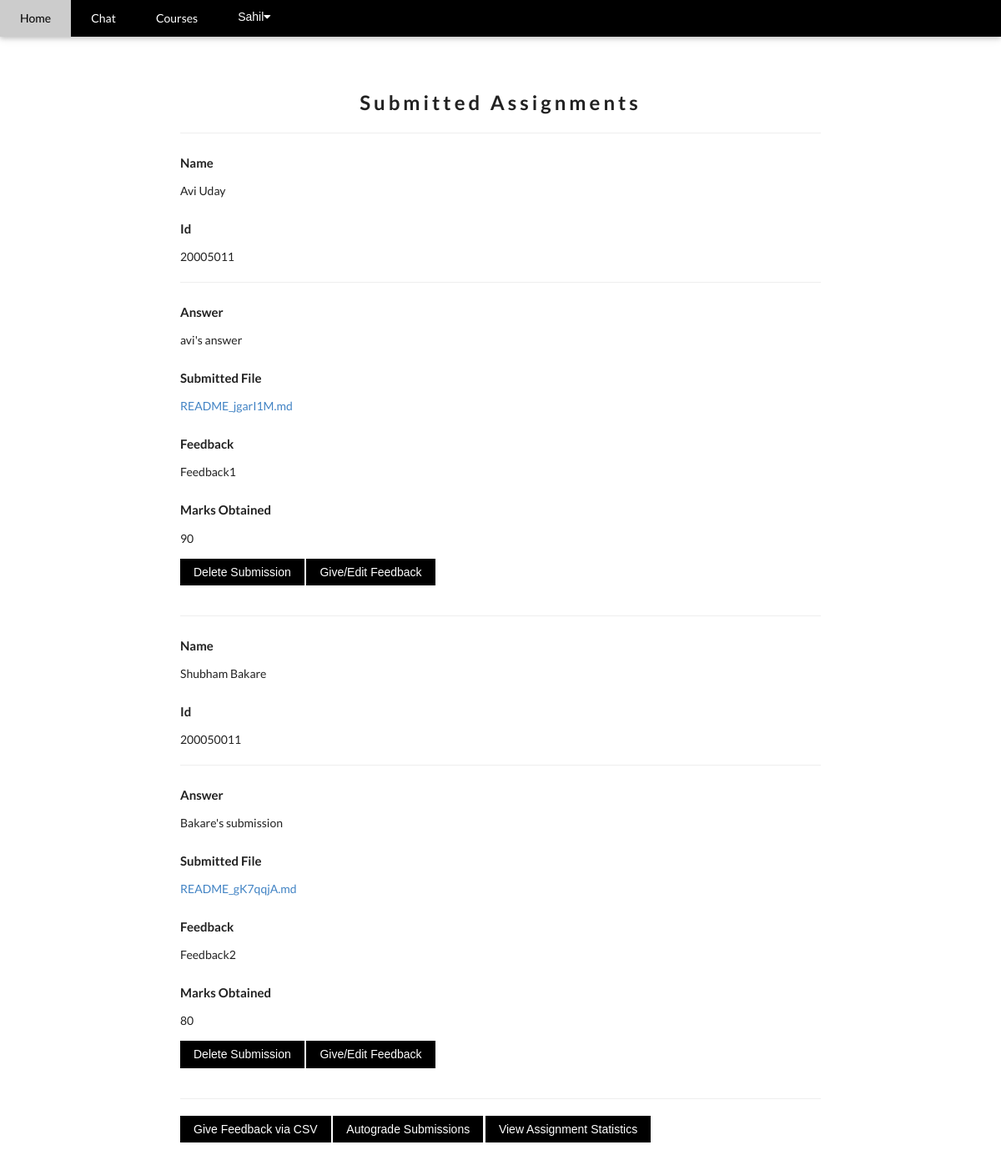
/1/assignment/1/submitted-assignment (signed in), run on an earlier commit of the app's database.
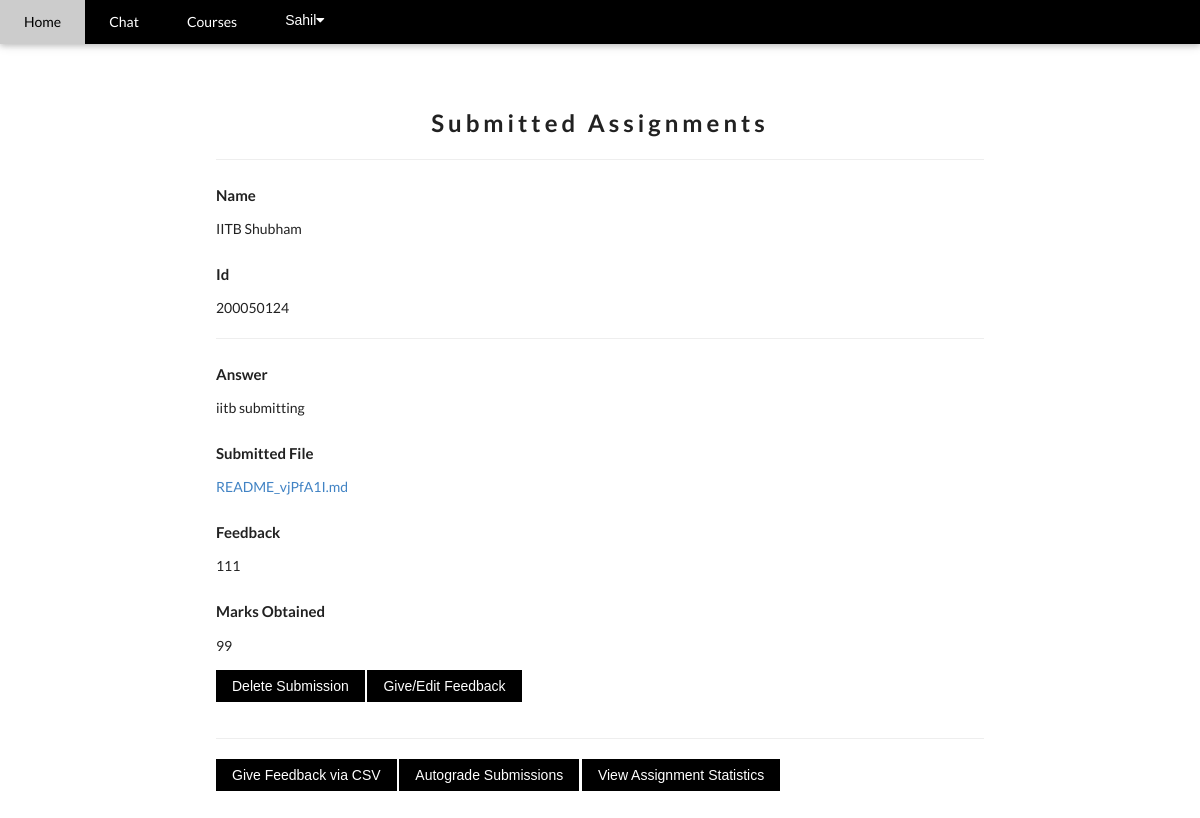
And on a later commit of the database.
### authentication/models.py (models this page shows, shortened)
class User(AbstractUser):
    username = None
    role = models.CharField(max_length=12, error_messages={
        'required': "Role must be provided"
    })
    email = models.EmailField(unique=True, blank=False,
                              error_messages={
                                  'unique': "A user with that email already exists.",
                              })
    roll_number = models.CharField(unique=True, blank=False,default=0, max_length=10)
    USERNAME_FIELD = "email"
    REQUIRED_FIELDS = []
    objects = UserManager()

### core/models.py (models this page shows, shortened)
class AssignmentSubmission(models.Model):
    user = models.ForeignKey(User, on_delete=models.CASCADE)
    assignment = models.ForeignKey(Assignment, on_delete=models.CASCADE)
    name = models.CharField(max_length=100)
    content = models.TextField(null=True, blank=True)
    feedback = models.TextField(default='')
    file = models.FileField(null=True, blank=True)
    marks_obtained = models.IntegerField(default = 0)

### core/views.py (the view)
# urls.py: path('<int:id>/assignment/<int:pk>/submitted-assignment', view_assignmentsubmissionlist, name='submitted-assignment'),
def view_assignmentsubmissionlist(request, id, pk):
        assignment = get_object_or_404(Assignment, pk=pk)
        id=id
        pk=pk
        is_ta = 0
        students = Student.objects.filter(course = assignment.course, user=request.user)
        for item in students:
            is_ta = item.is_ta
        if(request.user.role == 'student' and is_ta == 0):
            assignmentsub_list = AssignmentSubmission.objects.filter(assignment = assignment, user = request.user)
        else:
            assignmentsub_list = AssignmentSubmission.objects.filter(assignment = assignment)
        return render(request, "core/instructor/submitted_assignment.html", {'assignment_submission': assignmentsub_list , 'id': id, 'pk': pk, 'is_ta': is_ta})

### templates/core/instructor/submitted_assignment.html (shortened to what this page needs)
{% extends 'base.html' %}
{% load static %}
{% block content %}
<div class="w3-container w3-content w3-padding-64" style="max-width:800px" id="contact">
     <h2 class="w3-wide w3-center">Submitted Assignments</h2>
        <hr/>
            {% for foo in assignment_submission %}
                <p> <h4>Name</h4> {{ foo.name }} </p>
                <p> <h4>Id</h4> {{ foo.user.roll_number }} </p>
                <hr/>
                <p> <h4>Answer</h4> {{ foo.content }}  </p>
                {% if foo.file %}
                <p> <h4>Submitted File</h4> <a href="{{foo.file.url}}" download>{{foo.file}}</a> </p>
                {% endif %}
                {% if foo.feedback %}
                <p> <h4>Feedback</h4> {{ foo.feedback }}  </p>
                {% endif %}
                {% if foo.marks_obtained %}
                <p> <h4>Marks Obtained</h4> {{ foo.marks_obtained }}  </p>
                {% endif %}
                <a href="{% url 'core:submission-delete' foo.id %}"><button class="w3-button w3-black w3-margin-bottom" onclick="document.getElementById('ticketModal').style.display='block'">Delete Submission</button></a>
                {% if request.user.is_authenticated and request.user.role == 'instructor' %}
                <a href="submitted-assignment/{{foo.id}}/assignment-feedback"><button class="w3-button w3-black w3-margin-bottom" onclick="document.getElementById('ticketModal').style.display='block'">Give/Edit Feedback</button></a>
                {% endif %}
                <hr/>
            {% endfor %}
                {% if request.user.is_authenticated and request.user.role == 'instructor' %}
                <a href="submitted-assignment/upload-csv"><button class="w3-button w3-black w3-margin-bottom" onclick="document.getElementById('ticketModal').style.display='block'">Give Feedback via CSV</button></a>
                <a href="submitted-assignment/upload-autograder"><button class="w3-button w3-black w3-margin-bottom" onclick="document.getElementById('ticketModal').style.display='block'">Autograde Submissions</button></a>
                {% endif %}
                <a href="submitted-assignment/assignment-chart"><button class="w3-button w3-black w3-margin-bottom" onclick="document.getElementById('ticketModal').style.display='block'">View Assignment Statistics</button></a>
    </div>
{% endblock %}

### templates/base.html (shortened to what this page needs)
{% load static %}
<!DOCTYPE html>
<html lang="en">
<link rel="stylesheet" href="{% static 'css/ournewstyles.css' %}">
<link rel="stylesheet" href="https://cdnjs.cloudflare.com/ajax/libs/font-awesome/4.7.0/css/font-awesome.min.css">
<link rel="stylesheet" type='text/css' href="https://cdnjs.cloudflare.com/ajax/libs/semantic-ui/2.2.14/semantic.min.css">
<link rel="stylesheet" href="https://cdnjs.cloudflare.com/ajax/libs/Chart.js/2.8.0/Chart.min.css" />
<body>
   {% include 'nav.html' %}
       {% block content %}
      {% endblock %}
</body>
</html>

### templates/nav.html (shortened to what this page needs)
<div class="w3-top">
    <div class="w3-bar w3-black w3-card">
    <a href="/" class="w3-bar-item w3-button w3-padding-large">Home</a>
    {% if request.user.is_authenticated and request.user.role == 'instructor' %}
    <a href="{% url 'chat:chats' %}" class="w3-bar-item w3-button w3-padding-large">Chat</a>
    <a href="{% url 'core:course' %}" class="w3-bar-item w3-button w3-padding-large">Courses</a>
    <div class="w3-dropdown-hover w3-hide-small">
    <button class="w3-padding-large w3-button" title="More">{{ request.user.first_name }}<i class="fa fa-caret-down"></i></button>
                    {% endif %}
    </div>
    </div>

### static/css/ournewstyles.css (style rules this page uses)
html { box-sizing:border-box }
*,*:before,*:after { box-sizing:inherit }
html { -ms-text-size-adjust:100%;-webkit-text-size-adjust:100% }
body { margin:0 }
a { background-color:transparent }
hr { box-sizing:content-box;height:0;overflow:visible }
button,input,select,textarea,optgroup { font:inherit;margin:0 }
button,input { overflow:visible }
button,select { text-transform:none }
button,[type=button],[type=reset],[type=submit] { -webkit-appearance:button }
html,body { font-family:Verdana,sans-serif;font-size:15px;line-height:1.5;overflow-y:scroll }
h2 { font-size:30px }
h4 { font-size:20px }
h1,h2,h3,h4,h5,h6 { font-family:"Segoe UI",Arial,sans-serif;font-weight:400;margin:10px 0 }
.w3-wide { letter-spacing:4px }
hr { border:0;border-top:1px solid #eee;margin:20px 0 }
a { color:inherit }
.w3-btn,.w3-button { border:none;display:inline-block;padding:8px 16px;vertical-align:middle;text-decoration:none;color:inherit;background-color:inherit;text-align:center;cursor:pointer;white-space:nowrap }
.w3-btn,.w3-button { -webkit-touch-callout:none;-webkit-user-select:none;-khtml-user-select:none;-moz-user-select:none;-ms-user-select:none;user-select:none }
.w3-dropdown-click,.w3-dropdown-hover { position:relative;display:inline-block;cursor:pointer }
.w3-bar { width:100% }
.w3-bar .w3-bar-item { padding:8px 16px;float:left;width:auto;border:none;display:block;outline:0 }
.w3-bar .w3-dropdown-hover,.w3-bar .w3-dropdown-click { position:static;float:left }
.w3-bar .w3-button { white-space:normal }
.w3-container:after,.w3-container:before,.w3-panel:after,.w3-panel:before,.w3-row:after,.w3-row:before,.w3-row-padding:after,.w3-row-padding:before, .w3-cell-row:before,.w3-cell-row:after,.w3-clear:after,.w3-clear:before,.w3-bar:before,.w3-bar:after { content:"";display:table;clear:both }
.w3-content,.w3-auto { margin-left:auto;margin-right:auto }
.w3-content { max-width:980px }
.w3-top,.w3-bottom { position:absolute;width:100%;z-index:1 }
.w3-top { top:0 }
.w3-container,.w3-panel { padding:0.01em 16px }
.w3-card,.w3-card-2 { box-shadow:0 2px 5px 0 rgba(0,0,0,0.16),0 2px 10px 0 rgba(0,0,0,0.12) }
.w3-center { text-align:center!important }
.w3-margin-bottom { margin-bottom:16px!important }
.w3-padding-large { padding:12px 24px!important }
.w3-padding-64 { padding-top:64px!important;padding-bottom:64px!important }
.w3-black,.w3-hover-black:hover { color:#fff!important;background-color:#000!important }

### templates/base.html (style rules this page uses)
body { font-family: "Lato", sans-serif }

What changed in the data, as far as the page shows it:
removed AssignmentSubmission: name "Shubham Bakare", user.roll_number "200050011", content "Bakare's submission", file "README_gK7qqjA.md", feedback "Feedback2", marks_obtained "80"
changed AssignmentSubmission: name "Avi Uday" → "IITB Shubham"; user.roll_number "20005011" → "200050124"; content "avi's answer" → "iitb submitting"; file "README_jgarI1M.md" → "README_vjPfA1I.md"; feedback "Feedback1" → "111"; marks_obtained "90" → "99"
